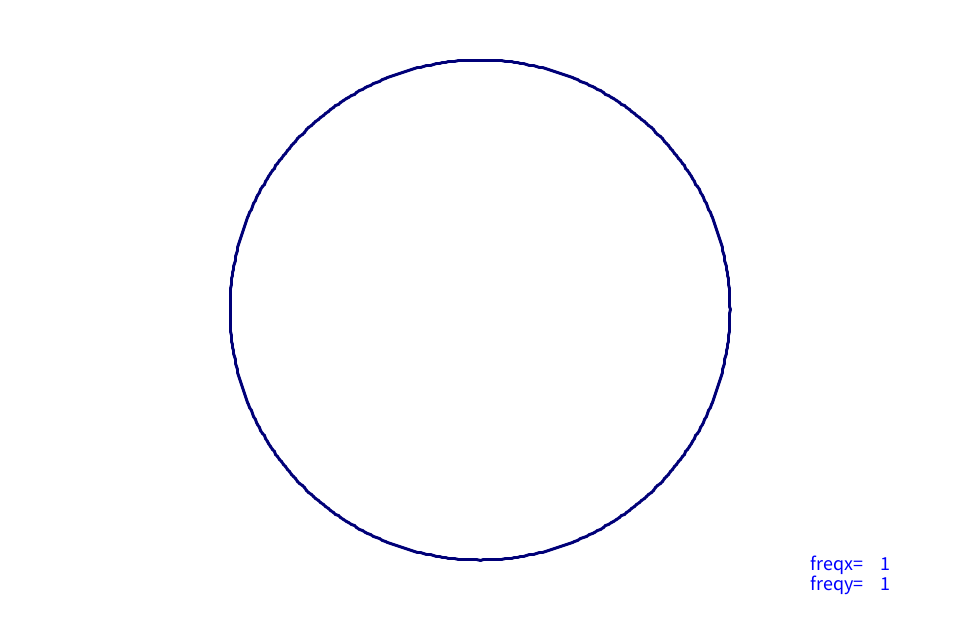
Frame 1 (no input)
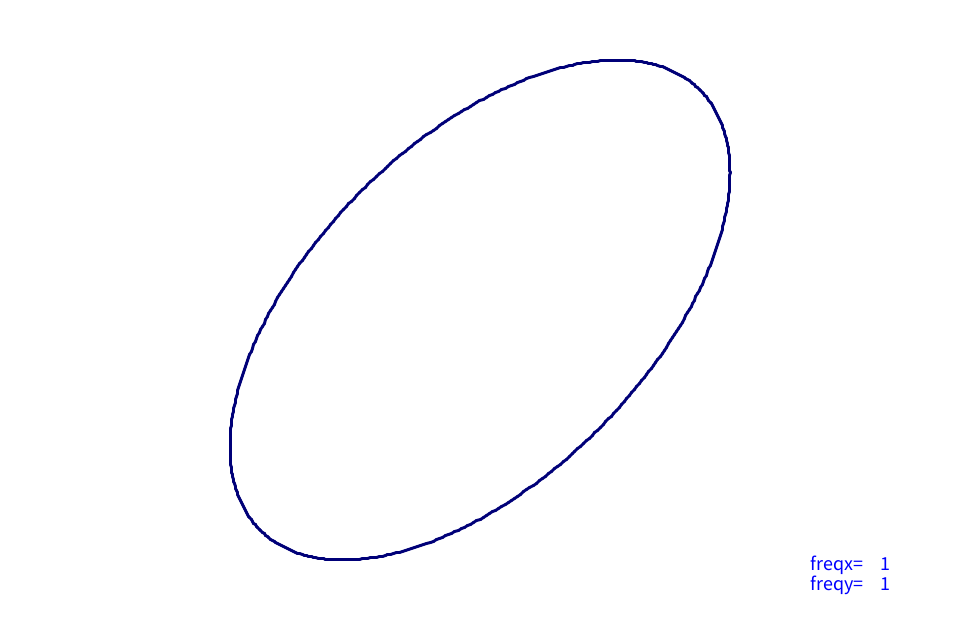
Frame 60 (the mouse pressed at the canvas centre just before this capture)
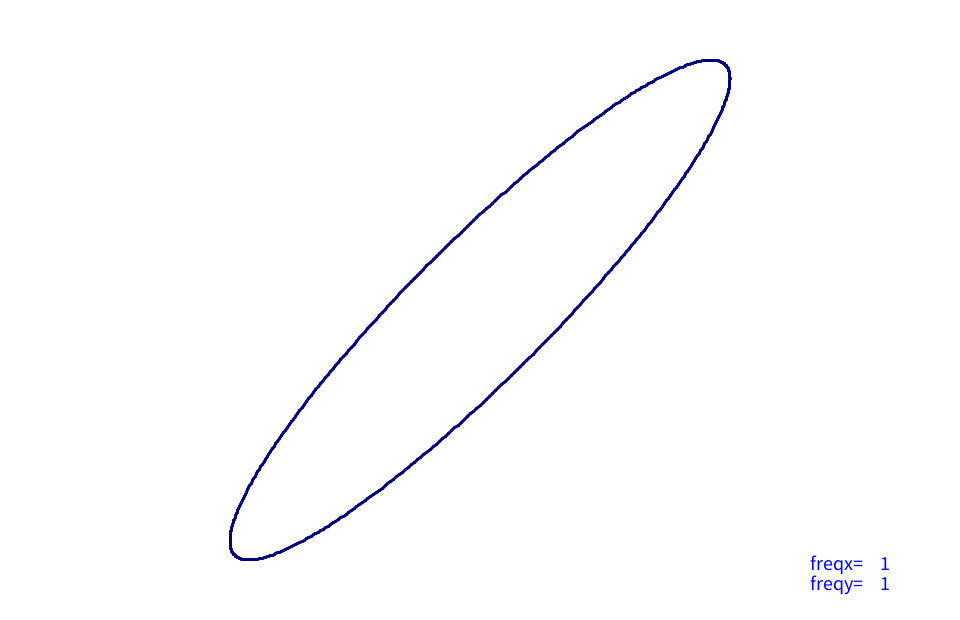
Frame 120 (the mouse held since frame 60 and released just before this capture)

The Processing sketch that drew these frames (run headless with seeded random() and noise(); from frame 60 on, the mouse is pressed at the canvas centre):

// Processing sketch: processing_160297
// ── processing_160297.pde

/*@title:Figuras de lissajous

@author:caioau@bardeen (caioalgusto@gmail.com)

TODO:ASAP:printar a freq x e y
     -alterar a velocidade pelo teclado?-ok
     -alterar a amplitude pelo teclado?
     -alterar a onda pelo teclado?
     -comentar!

*/
int sample = 500;
int freqx=1;
int freqy=1;
float amplitudex=250;
float amplitudey=250;
float pre=HALF_PI;
float pres = 0.01;
float step=TWO_PI/sample;
float[] xs = new float [sample+1];/*coordenadas x dos fasores*/
float[] ys = new float [sample+1];/*coordenadas y dos fasores*/

void setup() {
  for (int i=0; i<=sample; i++) {
    xs[i]=amplitudex*sin(step*i*freqx)+width/2;
    ys[i]=amplitudey*sin(step*i*freqy+pre)+height/2;
  }
  size(960, 620);
  background(255);
}

void draw() {
  background(255);
  fill(0, 0, 255);
  strokeWeight(3);
  stroke(0,0,120);
  for (int i=1; i<=sample; i++) {
    line(xs[i-1],ys[i-1],xs[i],ys[i]);    
    //ellipse(xs[i], ys[i], 5, 5);
  }
  for (int i=0; i<=sample; i++) {
    xs[i]=amplitudex*sin(step*i*freqx)+width/2;
    ys[i]=amplitudey*sin(i*step*freqy+pre)+height/2;
  }
  pre=pre+pres;
  if(pre>TWO_PI){
    pre=0;
  }
  textSize(20);
  text("freqx=",width-150, height-50);
  text(freqx,width-80,height-50);
  text("freqy=",width-150, height-30);
  text(freqy,width-80,height-30);
}

void keyPressed(){
 switch(key){
   case 'x':
   freqx++;
   break;
   case 'y':
   freqy++;
   break;
   case 'c':
   freqx--;
   freqx=constrain(freqx,0,1000);
   break;
   case 'u':
   freqy--;
   freqy=constrain(freqy,0,1000);
   break;
   case 'b':
    pres=pres+0.005;
   break;
   case 'v':
   pres = pres - 0.005;
   break;
 } 
}
